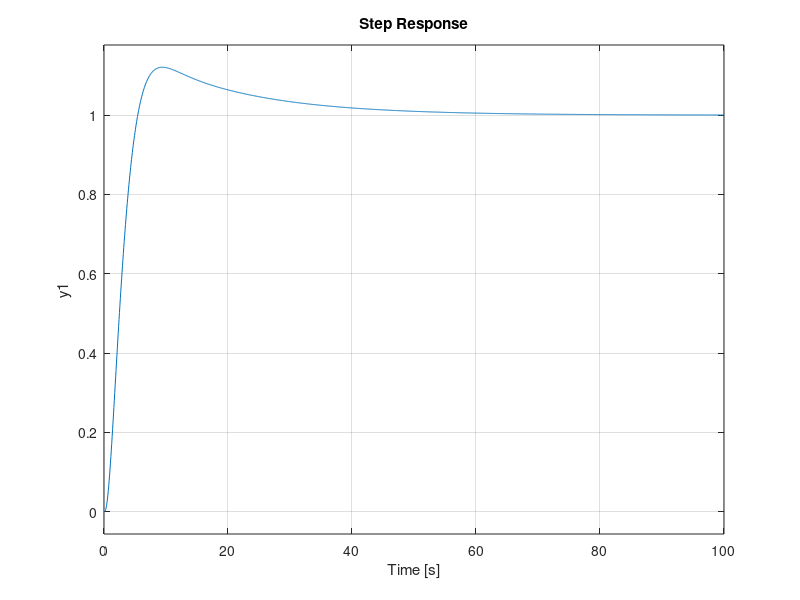
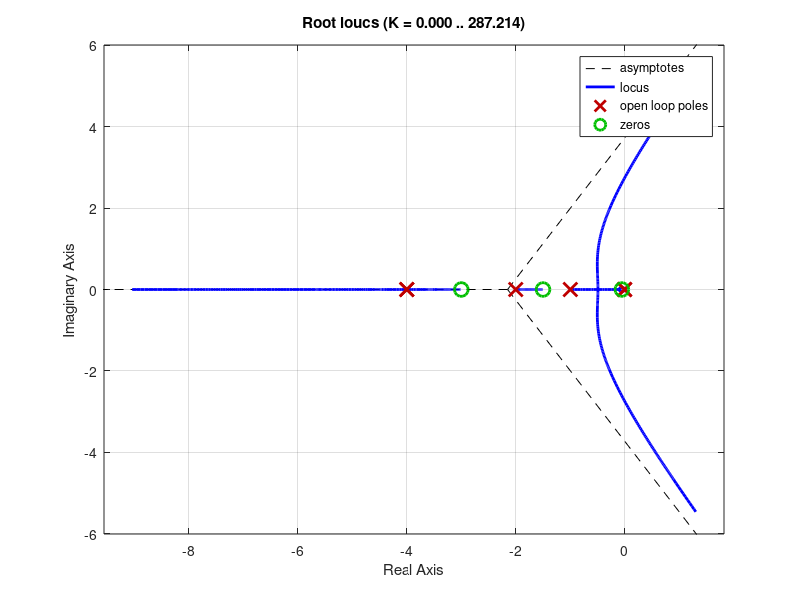

These figures' MATLAB source, in order:
s = tf('s');
T = (s+3)/(s*(s+1)*(s+2)*(s+4))
Kle = 2.5*((s+1.5)/(s+4));
kla = (s+0.053)/(s+0.005);
sys_cl = feedback(Kle*kla*T,1);
figure()
step(sys_cl)
figure()
rlocus(Kle*kla*T/2.5)
